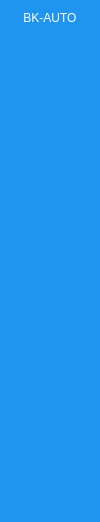
     <widget class="QWidget" name="onlyicon" native="true">
      <property name="sizePolicy">
       <sizepolicy hsizetype="Preferred" vsizetype="Preferred">
        <horstretch>0</horstretch>
        <verstretch>0</verstretch>
       </sizepolicy>
      </property>
      <property name="minimumSize">
       <size>
        <width>55</width>
        <height>0</height>
       </size>
      </property>
      <property name="maximumSize">
       <size>
        <width>100</width>
        <height>16777215</height>
       </size>
      </property>
      <property name="contextMenuPolicy">
       <enum>Qt::DefaultContextMenu</enum>
      </property>
      <property name="styleSheet">
       <string notr="true">QWidget{
	background-color:rgb(31,149,239);
}
QPushButton {
	color: white;
	text-align:middle;
	height: 30px;
	border:none;
	border-top-left-radius:10px;
	border-bottom-left-radius:10px;
	border-top-right-radius:10px;
	border-bottom-right-radius:10px;
}
QLabel {
	color:white;
}
QPushButton:checked{
	background-color: #F5FAFE;
	color:#1F95EF;
	font-weight:bold;
}</string>
      </property>
      <layout class="QGridLayout" name="gridLayout_4">
       <property name="leftMargin">
        <number>5</number>
       </property>
       <property name="rightMargin">
        <number>5</number>
       </property>
       <item row="0" column="0">
        <widget class="QLabel" name="label">
         <property name="text">
          <string>BK-AUTO</string>
         </property>
         <property name="alignment">
          <set>Qt::AlignCenter</set>
         </property>
        </widget>
       </item>
       <item row="1" column="0">
        <layout class="QVBoxLayout" name="verticalLayout_4">
         <property name="spacing">
          <number>15</number>
         </property>
         <item>
          <widget class="QPushButton" name="connectbut_1">
           <property name="text">
            <string/>
           </property>
           <property name="icon">
            <iconset resource="resources.qrc">
             <normaloff>:/images/Connection_white.png</normaloff>
             <normalon>:/images/Connection.png</normalon>:/images/Connection_white.png</iconset>
           </property>
           <property name="checkable">
            <bool>true</bool>
           </property>
           <property name="autoExclusive">
            <bool>true</bool>
           </property>
          </widget>
         </item>
         <item>
          <widget class="QPushButton" name="sendbut_1">
           <property name="text">
            <string/>
           </property>
           <property name="icon">
            <iconset resource="resources.qrc">
             <normaloff>:/images/send_white.png</normaloff>
             <normalon>:/images/send.png</normalon>:/images/send_white.png</iconset>
           </property>
           <property name="checkable">
            <bool>true</bool>
           </property>
           <property name="autoExclusive">
            <bool>true</bool>
           </property>
          </widget>
         </item>
         <item>
          <widget class="QPushButton" name="snifferbut_1">
           <property name="styleSheet">
            <string notr="true">font-weight:bold;</string>
           </property>
           <property name="text">
            <string/>
           </property>
           <property name="icon">
            <iconset resource="resources.qrc">
             <normaloff>:/images/CAN_white.png</normaloff>
             <normalon>:/images/CAN.png</normalon>:/images/CAN_white.png</iconset>
           </property>
           <property name="iconSize">
            <size>
             <width>24</width>
             <height>24</height>
            </size>
           </property>
           <property name="checkable">
            <bool>true</bool>
           </property>
           <property name="autoExclusive">
            <bool>true</bool>
           </property>
          </widget>
         </item>
         <item>
          <widget class="QPushButton" name="diagbut_1">
           <property name="text">
            <string/>
           </property>
           <property name="icon">
            <iconset resource="resources.qrc">
             <normaloff>:/images/diag_white.png</normaloff>
             <normalon>:/images/diag.png</normalon>
             <disabledoff>:/images/diag.png</disabledoff>:/images/diag_white.png</iconset>
           </property>
           <property name="iconSize">
            <size>
             <width>18</width>
             <height>18</height>
            </size>
           </property>
           <property name="checkable">
            <bool>true</bool>
           </property>
           <property name="autoExclusive">
            <bool>true</bool>
           </property>
          </widget>
         </item>
         <item>
          <widget class="QPushButton" name="settingbut_1">
           <property name="text">
            <string/>
           </property>
           <property name="icon">
            <iconset resource="resources.qrc">
             <normaloff>:/images/settings_white.png</normaloff>
             <normalon>:/images/settings.png</normalon>:/images/settings_white.png</iconset>
           </property>
           <property name="checkable">
            <bool>true</bool>
           </property>
           <property name="autoExclusive">
            <bool>true</bool>
           </property>
          </widget>
         </item>
        </layout>
       </item>
       <item row="2" column="0">
        <spacer name="verticalSpacer_3">
         <property name="orientation">
          <enum>Qt::Vertical</enum>
         </property>
         <property name="sizeHint" stdset="0">
          <size>
           <width>19</width>
           <height>234</height>
          </size>
         </property>
        </spacer>
       </item>
       <item row="3" column="0">
        <widget class="QPushButton" name="pushButton_9">
         <property name="text">
          <string/>
         </property>
         <property name="icon">
          <iconset resource="resources.qrc">
           <normaloff>:/images/log_out_white.png</normaloff>
           <normalon>:/images/log_out.png</normalon>:/images/log_out_white.png</iconset>
         </property>
         <property name="checkable">
          <bool>true</bool>
         </property>
         <property name="autoExclusive">
          <bool>true</bool>
         </property>
        </widget>
       </item>
      </layout>
     </widget>
